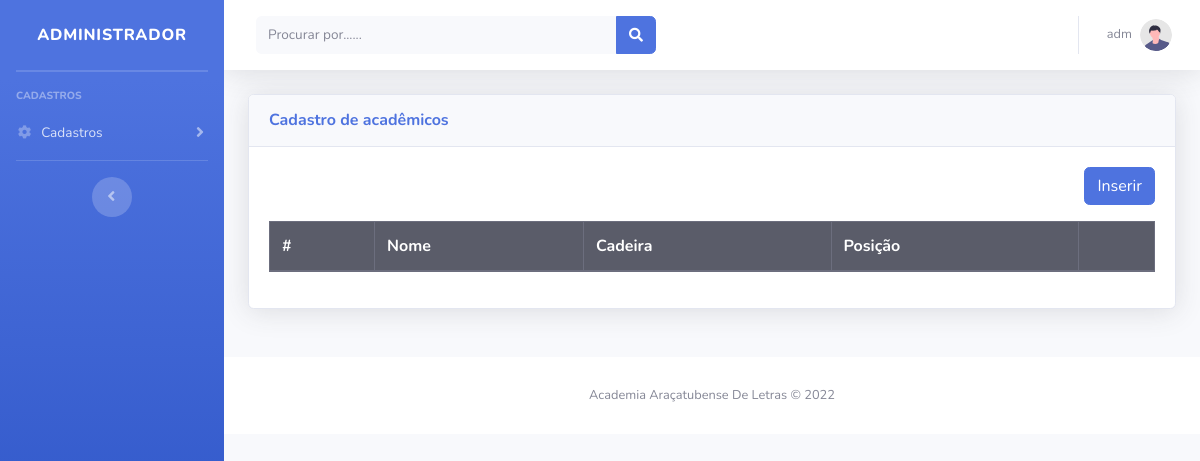
/modulos/academicos/academicos.php (signed in), run on an earlier commit of the app's database.
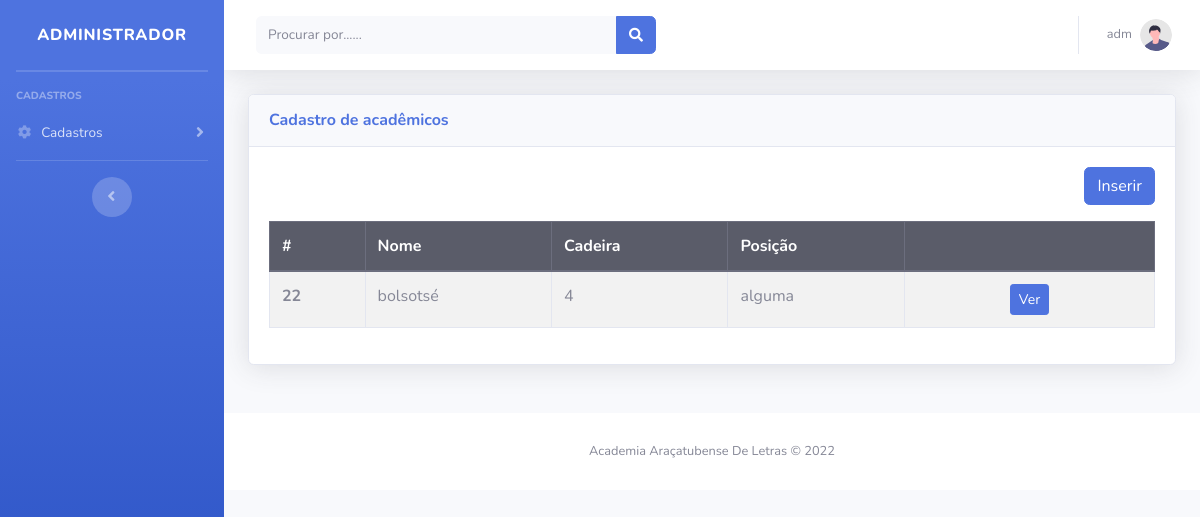
And on a later commit of the database.
### tables this page shows
CREATE TABLE `usuario` (
  `id` int(11) NOT NULL,
  `nome` varchar(150) NOT NULL,
  `email` varchar(100) NOT NULL,
  `telefone` bigint(20) NOT NULL,
  `senha` varchar(20) NOT NULL
);

CREATE TABLE `academicos` (
  `idAcad` int(11) NOT NULL,
  `nomeAcad` varchar(150) NOT NULL,
  `cadeiraAcad` varchar(10) NOT NULL,
  `posicaoAcad` varchar(50) NOT NULL,
  `sobreAcad` text NOT NULL,
  `fotoAcad` varchar(200) NOT NULL
);

### config.php (called while the page is built, shortened)
<?php
    function arquivo($file)
    {
        return ROOT_PATH . $file;
    }
    function usuario()
    {
        $id = $_SESSION['usuario'];
        $sql = "SELECT * FROM usuario WHERE id = $id";
        $query = $GLOBALS['conexaoBanco']->query($sql);
        return $query->fetch();
    }

### modulos/academicos/academicos.php (the view, shortened to what this page needs)
<!DOCTYPE html>
<html lang="pt-br">
<?php
include '../../config.php';
?>
<?php include_once path('template/head.php'); ?>
<body id="page-top">
    <div id="wrapper">
        <?php include_once path('template/sidebar.php'); ?>
        <div id="content-wrapper" class="d-flex flex-column">
            <div id="content">
                <?php include_once path('template/navbar.php'); ?>
                <div class="container-fluid">
                    <div class="row">
                        <div class="col-12 mb-4">
                            <div class="card shadow mb-4">
                                <div class="card-header py-3">
                                    <h6 class="m-0 font-weight-bold text-primary">Cadastro de acadêmicos</h6>
                                </div>
                                <div class="card-body">
                                    <div class="text-right mb-3">
                                        <a class="btn btn-primary" href="inserirAcad.php">Inserir</a>
                                    </div>
                                    <table class="table table-bordered table-striped">
                                        <thead>
                                            <tr class="thead-dark">
                                                <th>#</th>
                                                <th>Nome</th>
                                                <th>Cadeira</th>
                                                <th>Posição</th>
                                                <th></th>
                                            </tr>
                                        </thead>
                                        <tbody>
                                            <?php
                                            $pdo = Banco::conectar();
                                            $sql = 'SELECT * FROM  academicos';
                                            foreach ($pdo->query($sql) as $row) { ?>
                                                <tr>
                                                    <th scope="row"><?= $row['idAcad'] ?></th>
                                                    <td><?= $row['nomeAcad'] ?></td>
                                                    <td><?= $row['cadeiraAcad'] ?></td>
                                                    <td><?= $row['posicaoAcad'] ?></td>
                                                    <td width='250' class="text-center">
                                                        <a class="btn btn-sm btn-primary " href="visualizar.php?idAcad=<?= $row['idAcad'] ?>">Ver</a>
                                                    </td>
                                                </tr>
                                            <?php }
                                            ?>
                                        </tbody>
                                    </table>
                                </div>
                            </div>
                        </div>
                    </div>
                </div>
                <footer class="sticky-footer bg-white">
                    <div class="container my-auto">
                        <div class="copyright text-center my-auto">
                            <span>Academia Araçatubense De Letras &copy; 2022</span>
                        </div>
                    </div>
                </footer>
            </div>
        </div>
</body>
</html>

### template/head.php (shortened to what this page needs)
<head>
    <link href="<?= arquivo("vendor/fontawesome-free/css/all.min.css") ?>" rel="stylesheet" type="text/css">
    <link href="<?= arquivo("css/sb-admin-2.min.css") ?>" rel="stylesheet">
</head>

### template/sidebar.php
<ul class="navbar-nav bg-gradient-primary sidebar sidebar-dark accordion" id="accordionSidebar">
<a class="sidebar-brand d-flex align-items-center justify-content-center" href="<?= arquivo('modulos/painel/painel.php') ?>">
    <div class="sidebar-brand-text mx-3">Administrador</div>
</a>
<hr class="sidebar-divider my-0">
<hr class="sidebar-divider">
<div class="sidebar-heading">
    Cadastros
</div>
<?php
    include_once("menu.php");
?>
<hr class="sidebar-divider">
<div class="text-center d-none d-md-inline">
    <button class="rounded-circle border-0" id="sidebarToggle"></button>
</div>
</ul>

### template/menu.php (shortened to what this page needs)
<li class="nav-item">
    <a class="nav-link collapsed" href="#" data-toggle="collapse" data-target="#collapseTwo" aria-expanded="true" aria-controls="collapseTwo">
        <i class="fas fa-fw fa-cog"></i>
        <span>Cadastros</span>
    </a>
</li>

### template/navbar.php (shortened to what this page needs)
<nav class="navbar navbar-expand navbar-light bg-white topbar mb-4 static-top shadow">
    <form class="d-none d-sm-inline-block form-inline mr-auto ml-md-3 my-2 my-md-0 mw-100 navbar-search">
        <div class="input-group">
            <input type="text" class="form-control bg-light border-0 small" placeholder="Procurar por......" aria-label="Search" aria-describedby="basic-addon2">
            <div class="input-group-append">
                <button class="btn btn-primary" type="button">
                    <i class="fas fa-search fa-sm"></i>
                </button>
            </div>
        </div>
    </form>
    <ul class="navbar-nav ml-auto">
        <li class="nav-item dropdown no-arrow">
            <a class="nav-link dropdown-toggle" href="#" id="userDropdown" role="button" data-toggle="dropdown" aria-haspopup="true" aria-expanded="false">
                <span class="mr-2 d-none d-lg-inline text-gray-600 small"><?= usuario()['nome'] ?></span>
                <img class="img-profile rounded-circle" src="<?= arquivo('img/undraw_profile.svg') ?>">
            </a>
        </li>
    </ul>
</nav>

What changed in the data, as far as the page shows it:
added academicos: idAcad "22", nomeAcad "bolsotsé", cadeiraAcad "4", posicaoAcad "alguma"
